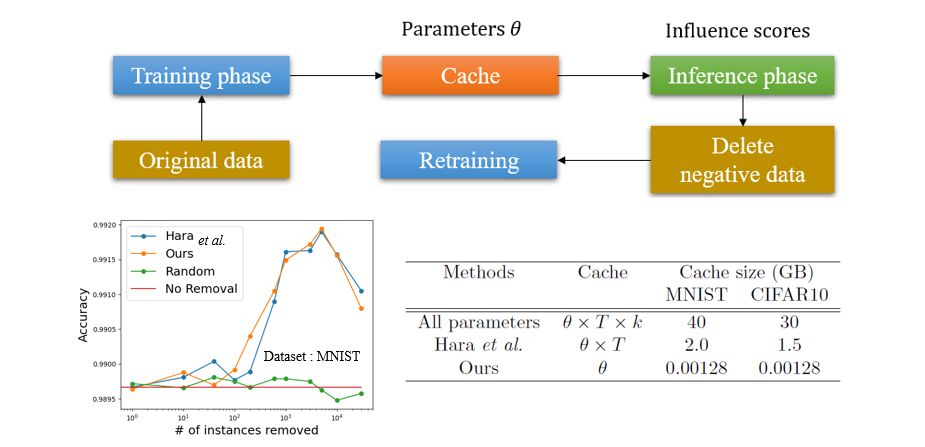
#> input picture data-cleansing/imgs/datacleansing.png, 925 x 447 px
$ python -i image_preprocess.py   (imports and definitions only)
#> lines starting #> are read from the running program, lines starting #| are printed output that depends on the picture
# Copyright 2021 Sony Group Corporation.
#
# Licensed under the Apache License, Version 2.0 (the "License");
# you may not use this file except in compliance with the License.
# You may obtain a copy of the License at
#
#     http://www.apache.org/licenses/LICENSE-2.0
#
# Unless required by applicable law or agreed to in writing, software
# distributed under the License is distributed on an "AS IS" BASIS,
# WITHOUT WARRANTIES OR CONDITIONS OF ANY KIND, either express or implied.
# See the License for the specific language governing permissions and
# limitations under the License.

'''
Data Augmentation and Pre-Processing code
'''

import cv2
import numpy as np


# [112 lines left out: functions random_flip, random_crop, random_scale, standardize, pad, not called in this run]


def photometric_distortion(image, brightness_delta=32,
                           contrast_range=(0.5, 1.5),
                           saturation_range=(0.5, 1.5),
                           hue_delta=18, rng=None):
    '''
    Apply photometric distortion to image sequentially. Each transformation
    is applied with a probability of 0.5.
    1. random brightness
    2. random contrast (mode 0)
    3. convert color from BGR to HSV
    4. random saturation
    5. random hue
    6. convert color from HSV to BGR
    7. random contrast (mode 1)
    '''

    # [16 lines left out: functions convert, contrast, not called in this run]

    # Brightness distortion
    if rng.randint(2):
        image = convert(
            image, beta=rng.uniform(-brightness_delta, brightness_delta))

    # mode == 0 --> do random contrast first
    # mode == 1 --> do random contrast last
    mode = rng.randint(2)
    if mode == 1:
        image = contrast(image)

    # Saturation distortion
    saturation_lower, saturation_upper = saturation_range
    if rng.randint(2):
        image = cv2.cvtColor(image, cv2.COLOR_BGR2HSV)
        image[:, :, 1] = convert(image[:, :, 1],
                                 alpha=rng.uniform(saturation_lower, saturation_upper))
        image = cv2.cvtColor(image, cv2.COLOR_HSV2BGR)

    # Hue distortion
    if rng.randint(2):
        image = cv2.cvtColor(image, cv2.COLOR_BGR2HSV)
        image[:, :, 0] = (image[:, :, 0].astype(
            int) + rng.randint(-hue_delta, hue_delta)) % 180
        image = cv2.cvtColor(image, cv2.COLOR_HSV2BGR)

    if mode == 0:
        image = contrast(image)

    return image


# [30 lines left out: functions ignore_border_pixel, preprocess_image_and_label, not called in this run]

>>> import cv2
>>> picture = cv2.imread('../../data-cleansing/imgs/datacleansing.png', cv2.IMREAD_GRAYSCALE)
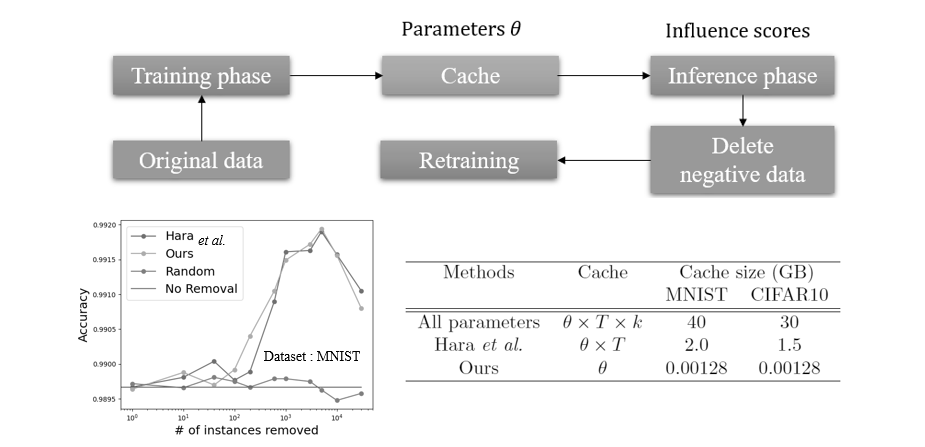
#> picture: shape (447, 925); min 0, max 255, mean 238.2
>>> result = photometric_distortion(picture)
#> (the run stopped early here; a loop or call above may not have finished)
